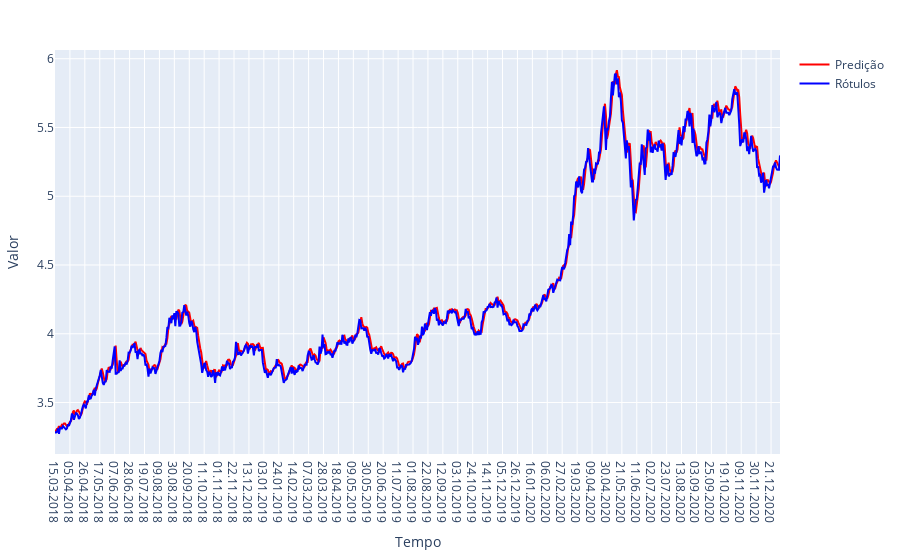

The notebook cell this image was saved under:
### Code cell
score = model.evaluate(x_test, y_test, verbose=0)

predictions = model.predict(x_test)

data = []
trace = go.Scatter(x=dolar_df['Date'][(train_samples_qt+past_features_qt):], 
                   y=np.reshape(predictions, -1),
                   marker=dict(color='red'),
                   name="Predição")
data.append(trace)

trace = go.Scatter(x=dolar_df['Date'][(train_samples_qt+past_features_qt):], 
                   y=y_test['Last'],
                   marker=dict(color='blue'),
                   name="Rótulos")
data.append(trace)

layout =  go.Layout(xaxis={'title': 'Tempo'},
                    yaxis={'title': 'Valor'},
                    margin={'l': 40, 'b': 40, 't': 50, 'r': 50},
                    hovermode='closest')

figure = go.Figure(data=data, layout=layout)  
figure.show()

### Figure 1 — Plotly figure (JSON) as saved in the notebook; plotly's stock layout.template omitted (floating-point values rounded to 4 significant figures; data arrays with more than 128 entries replaced by an {"elided": "..."} marker saying what was removed)
{"data": [{"marker": {"color": "red"}, "name": "Predição", "type": "scatter", "x": {"elided": "730 str values"}, "y": {"elided": "730 float values"}}, {"marker": {"color": "blue"}, "name": "Rótulos", "type": "scatter", "x": {"elided": "730 str values"}, "y": {"elided": "730 float values"}}], "layout": {"hovermode": "closest", "margin": {"b": 40, "l": 40, "r": 50, "t": 50}, "xaxis": {"title": {"text": "Tempo"}}, "yaxis": {"title": {"text": "Valor"}}}}
